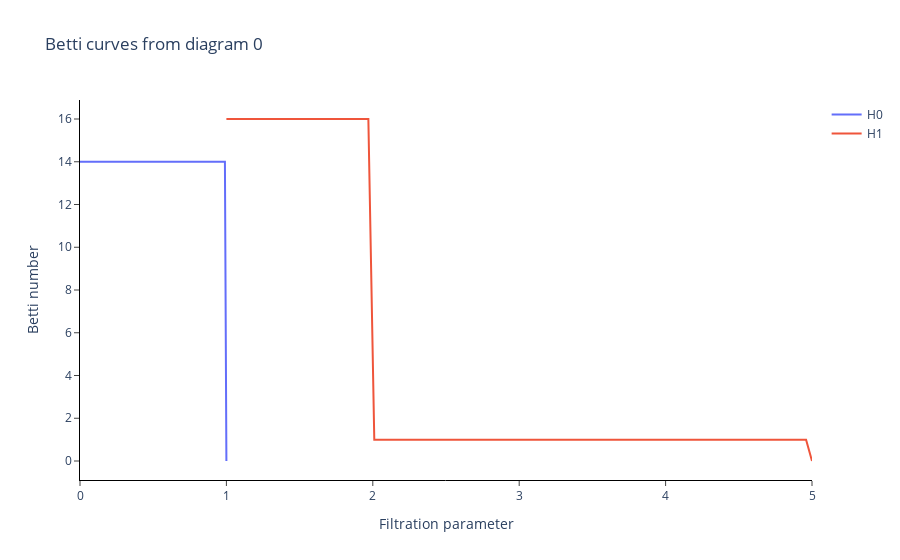

Write notebook code for a chart like this one.
### Code cell
plot_graph(adj_td_graph[0], labels[0])
